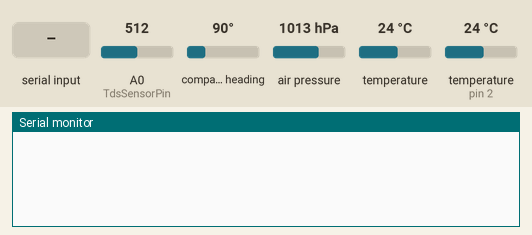
Recording of a sketch running on a simulated Arduino Uno, built with avr-gcc and run on an emulated ATmega328P. On the bench: the last lines printed to the serial monitor. Inputs (shaded band) come from the test bench; at power-on: A0 (TdsSensorPin) = 512, compass heading 90°, air pressure 1013 hPa, temperature 24 °C, temperature (sensor on pin 2) 24 °C.

Above: at 1.2 s.
1.3 s: "tds\n" received over Serial
At 2.2 s:
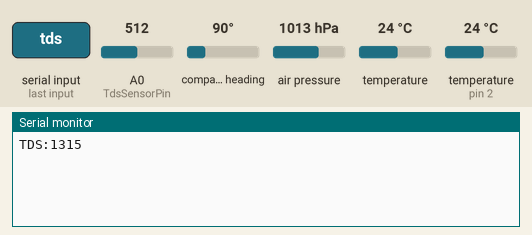
2.8 s: "turbidez\n" received over Serial
At 3.5 s:
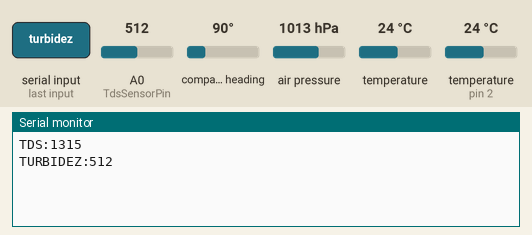
4.3 s: "gy87\n" received over Serial
At 4.7 s:
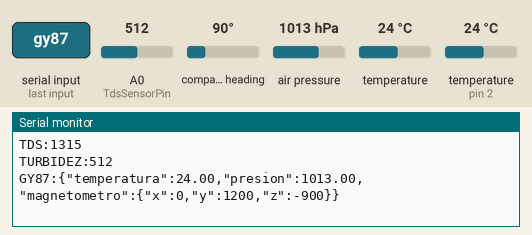
5.8 s: "ph\n" received over Serial
At 6.8 s:
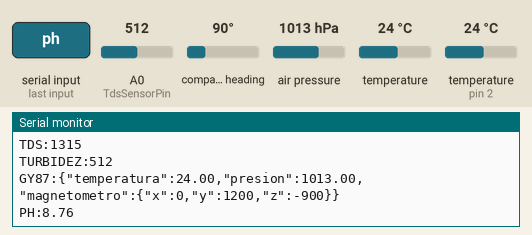
7.3 s: "temp1\n" received over Serial
At 9.7 s:
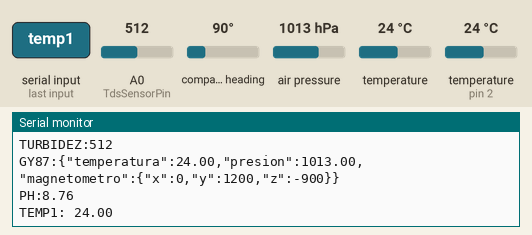

Measured:
- after the input at 1.3 s, the serial monitor: prints a new line at once (image 1)
- after the input at 2.8 s, the serial monitor: prints a new line at once (image 2)
- after the input at 4.3 s, the serial monitor: prints a new line at once (image 3)
- after the input at 5.8 s, the serial monitor: prints a new line at once (image 4)
- after the input at 7.3 s, the serial monitor: prints a new line after 1.5 s (image 5)

The sketch:

sensores.ino
```cpp
#include <Wire.h>
#include <Adafruit_BMP085.h>
#include <QMC5883LCompass.h>
#include <OneWire.h>
#include <DallasTemperature.h>

#define TdsSensorPin A0
#define TurbiditySensorPin A1
#define pHSensorPin A2
#define OneWireBusPin1 2
#define OneWireBusPin2 3
#define VREF 5.0   // Voltaje de referencia analógica (Voltios) del ADC
#define SCOUNT 30  // Número de muestras para el sensor TDS

// Objetos para los sensores GY-87
Adafruit_BMP085 bmp;
QMC5883LCompass compass;

// Objetos para los sensores de temperatura independientes
OneWire oneWire1(OneWireBusPin1);
DallasTemperature sensorTemp1(&oneWire1);

OneWire oneWire2(OneWireBusPin2);
DallasTemperature sensorTemp2(&oneWire2);

// Variables para el sensor TDS
int analogBuffer[SCOUNT];  // Almacena el valor analógico en el array, leído desde ADC
int analogBufferTemp[SCOUNT];
int analogBufferIndex = 0, copyIndex = 0;
float averageVoltage = 0, tdsValue = 0, temperature = 25;

// Variables para la comunicación serial
String inputString = "";      // String para almacenar los datos entrantes
bool stringComplete = false;  // Bandera para indicar cuando el string está completo

void setup() {
  // Inicializa la comunicación serial con la Raspberry Pi
  Serial.begin(9600);

  // Inicializa I2C
  Wire.begin();

  // Inicializa BMP180
  if (!bmp.begin()) {
    Serial.println("Error al inicializar BMP180");
  }

  // Inicializa QMC5883L
  compass.init();
  compass.setCalibration(-1200, 1200, -1200, 1200, -1200, 1200);

  // Inicializa los sensores de temperatura independientes
  sensorTemp1.begin();
  sensorTemp2.begin();

  // Configura los pines de sensores analógicos
  pinMode(TdsSensorPin, INPUT);
  pinMode(TurbiditySensorPin, INPUT);
  pinMode(pHSensorPin, INPUT); // Configurar el sensor de pH

  inputString.reserve(200);
}

void loop() {
  // Lectura del sensor TDS
  static unsigned long analogSampleTimepoint = millis();
  if (millis() - analogSampleTimepoint > 40U) {
    analogSampleTimepoint = millis();
    analogBuffer[analogBufferIndex] = analogRead(TdsSensorPin);
    analogBufferIndex++;
    if (analogBufferIndex == SCOUNT) {
      analogBufferIndex = 0;
    }
  }

  // Leer datos del puerto serie
  while (Serial.available()) {
    char incomingChar = (char)Serial.read();
    inputString += incomingChar;

    // Verifica si se ha recibido un salto de línea (indica el final del comando)
    if (incomingChar == '\n') {
      stringComplete = true;
    }
  }

  // Procesa los comandos seriales cuando están completos
  if (stringComplete) {
    inputString.trim();

    if (inputString.equalsIgnoreCase("tds")) {
      sendTDSValue();
    } else if (inputString.equalsIgnoreCase("turbidez")) {
      sendTurbidityValue();
    } else if (inputString.equalsIgnoreCase("gy87")) {
      sendGY87Values();
    } else if (inputString.equalsIgnoreCase("ph")) {
      sendPHValue();
    } else if (inputString.equalsIgnoreCase("temp1")) {
      sendTemperatureValue(1);
    } else if (inputString.equalsIgnoreCase("temp2")) {
      sendTemperatureValue(2);
    } else if (inputString.equalsIgnoreCase("todos")) {
      sendAllSensors();
    }

    inputString = "";
    stringComplete = false;
  }
}

void sendTDSValue() {
  for (copyIndex = 0; copyIndex < SCOUNT; copyIndex++) {
    analogBufferTemp[copyIndex] = analogBuffer[copyIndex];
  }

  averageVoltage = getMedianNum(analogBufferTemp, SCOUNT) * (float)VREF / 1024.0;
  float compensationCoefficient = 1.0 + 0.02 * (temperature - 25.0);
  float compensationVolatge = averageVoltage / compensationCoefficient;
  tdsValue = (133.42 * compensationVolatge * compensationVolatge * compensationVolatge - 255.86 * compensationVolatge * compensationVolatge + 857.39 * compensationVolatge) * 0.5;

  Serial.print("TDS:");
  Serial.println(tdsValue, 0);
}

// Función para leer y enviar el valor de turbidez
void sendTurbidityValue() {
  int turbidityValue = analogRead(TurbiditySensorPin);
  Serial.print("TURBIDEZ:");
  Serial.println(turbidityValue);
}

// Función para enviar los valores del sensor GY-87
void sendGY87Values() {
  if (!bmp.begin()) return;

  float temperatura = bmp.readTemperature();
  float presion = bmp.readPressure() / 100.0;

  compass.read();
  int x = compass.getX();
  int y = compass.getY();
  int z = compass.getZ();

  Serial.print("GY87:{");
  Serial.print("\"temperatura\":");
  Serial.print(temperatura);
  Serial.print(",\"presion\":");
  Serial.print(presion);
  Serial.print(",\"magnetometro\":{");
  Serial.print("\"x\":");
  Serial.print(x);
  Serial.print(",\"y\":");
  Serial.print(y);
  Serial.print(",\"z\":");
  Serial.print(z);
  Serial.println("}}");
}

void sendPHValue() {
  float voltage = analogRead(pHSensorPin) * (VREF / 1023.0);
  float pH = 3.5 * voltage;  // Ajustar según calibración específica
  Serial.print("PH:");
  Serial.println(pH);
}

// Enviar temperatura por sensor 1 o 2, según índice
void sendTemperatureValue(int sensorNum) {
  if (sensorNum == 1) {
    sensorTemp1.requestTemperatures();
    delay(750);  // Esperar a que el sensor termine la conversión
    float temp1 = sensorTemp1.getTempCByIndex(0);
    Serial.print("TEMP1: ");
    Serial.println(temp1);
  } else if (sensorNum == 2) {
    sensorTemp2.requestTemperatures();
    delay(750);  // Esperar a que el sensor termine la conversión
    float temp2 = sensorTemp2.getTempCByIndex(0);
    Serial.print("TEMP2: ");
    Serial.println(temp2);
  }
}

void sendAllSensors() {
  // Solicitar temperaturas de ambos sensores simultáneamente
  sensorTemp1.requestTemperatures();
  sensorTemp2.requestTemperatures();

  // Esperar a que ambos sensores terminen la conversión
  delay(750);  // Los DS18B20 necesitan aproximadamente 750ms para la conversión

  // Enviar el resto de los datos
  sendTDSValue();
  sendTurbidityValue();
  sendPHValue();
  sendGY87Values();

  // Enviar las temperaturas que ya están listas
  float temp1 = sensorTemp1.getTempCByIndex(0);
  float temp2 = sensorTemp2.getTempCByIndex(0);

  Serial.print("TEMP1: ");
  Serial.println(temp1);
  Serial.print("TEMP2: ");
  Serial.println(temp2);
}

// Función auxiliar para calcular la mediana
int getMedianNum(int bArray[], int iFilterLen) {
  int bTab[iFilterLen];
  for (byte i = 0; i < iFilterLen; i++) {
    bTab[i] = bArray[i];
  }

  int i, j, bTemp;
  for (j = 0; j < iFilterLen - 1; j++) {
    for (i = 0; i < iFilterLen - j - 1; i++) {
      if (bTab[i] > bTab[i + 1]) {
        bTemp = bTab[i];
        bTab[i] = bTab[i + 1];
        bTab[i + 1] = bTemp;
      }
    }
  }

  return (iFilterLen & 1) ? bTab[(iFilterLen - 1) / 2] : (bTab[iFilterLen / 2] + bTab[iFilterLen / 2 - 1]) / 2;
}
```
